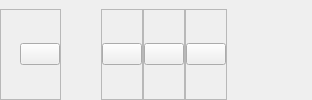
        <widget class="QWidget" name="UserControlPanelContainer" native="true">
         <layout class="QHBoxLayout" name="horizontalLayout_6">
          <property name="spacing">
           <number>0</number>
          </property>
          <property name="leftMargin">
           <number>0</number>
          </property>
          <property name="topMargin">
           <number>9</number>
          </property>
          <property name="rightMargin">
           <number>0</number>
          </property>
          <property name="bottomMargin">
           <number>0</number>
          </property>
          <item>
           <widget class="QFrame" name="MenuContainer">
            <property name="frameShape">
             <enum>QFrame::StyledPanel</enum>
            </property>
            <property name="frameShadow">
             <enum>QFrame::Raised</enum>
            </property>
            <layout class="QHBoxLayout" name="horizontalLayout_10">
             <property name="spacing">
              <number>0</number>
             </property>
             <property name="leftMargin">
              <number>0</number>
             </property>
             <property name="topMargin">
              <number>0</number>
             </property>
             <property name="rightMargin">
              <number>0</number>
             </property>
             <property name="bottomMargin">
              <number>0</number>
             </property>
             <item>
              <spacer name="horizontalSpacer_4">
               <property name="orientation">
                <enum>Qt::Horizontal</enum>
               </property>
               <property name="sizeType">
                <enum>QSizePolicy::Preferred</enum>
               </property>
               <property name="sizeHint" stdset="0">
                <size>
                 <width>19</width>
                 <height>20</height>
                </size>
               </property>
              </spacer>
             </item>
             <item>
              <widget class="QPushButton" name="MoreMenuButton">
               <property name="text">
                <string/>
               </property>
               <property name="icon">
                <iconset resource="resource.qrc">
                 <normaloff>:/BigFeather/bigfeather/align-justify.svg</normaloff>:/BigFeather/bigfeather/align-justify.svg</iconset>
               </property>
               <property name="iconSize">
                <size>
                 <width>24</width>
                 <height>24</height>
                </size>
               </property>
               <property name="flat">
                <bool>false</bool>
               </property>
              </widget>
             </item>
            </layout>
           </widget>
          </item>
          <item>
           <spacer name="horizontalSpacer_2">
            <property name="orientation">
             <enum>Qt::Horizontal</enum>
            </property>
            <property name="sizeHint" stdset="0">
             <size>
              <width>40</width>
              <height>20</height>
             </size>
            </property>
           </spacer>
          </item>
          <item>
           <widget class="QFrame" name="PreferencesContainer">
            <property name="frameShape">
             <enum>QFrame::StyledPanel</enum>
            </property>
            <property name="frameShadow">
             <enum>QFrame::Raised</enum>
            </property>
            <layout class="QHBoxLayout" name="horizontalLayout_9">
             <property name="spacing">
              <number>0</number>
             </property>
             <property name="leftMargin">
              <number>0</number>
             </property>
             <property name="topMargin">
              <number>0</number>
             </property>
             <property name="rightMargin">
              <number>0</number>
             </property>
             <property name="bottomMargin">
              <number>0</number>
             </property>
             <item>
              <widget class="QPushButton" name="Preferences">
               <property name="text">
                <string/>
               </property>
               <property name="icon">
                <iconset resource="resource.qrc">
                 <normaloff>:/BigFeather/bigfeather/sliders.svg</normaloff>:/BigFeather/bigfeather/sliders.svg</iconset>
               </property>
               <property name="iconSize">
                <size>
                 <width>24</width>
                 <height>24</height>
                </size>
               </property>
              </widget>
             </item>
            </layout>
           </widget>
          </item>
          <item>
           <widget class="QFrame" name="NotifcationContainer">
            <property name="frameShape">
             <enum>QFrame::StyledPanel</enum>
            </property>
            <property name="frameShadow">
             <enum>QFrame::Raised</enum>
            </property>
            <layout class="QHBoxLayout" name="horizontalLayout_8">
             <property name="spacing">
              <number>0</number>
             </property>
             <property name="leftMargin">
              <number>0</number>
             </property>
             <property name="topMargin">
              <number>0</number>
             </property>
             <property name="rightMargin">
              <number>0</number>
             </property>
             <property name="bottomMargin">
              <number>0</number>
             </property>
             <item>
              <widget class="QPushButton" name="Notifcation">
               <property name="text">
                <string/>
               </property>
               <property name="icon">
                <iconset resource="resource.qrc">
                 <normaloff>:/BigFeather/bigfeather/bell.svg</normaloff>:/BigFeather/bigfeather/bell.svg</iconset>
               </property>
               <property name="iconSize">
                <size>
                 <width>24</width>
                 <height>24</height>
                </size>
               </property>
              </widget>
             </item>
            </layout>
           </widget>
          </item>
          <item>
           <widget class="QFrame" name="UserContainer">
            <property name="frameShape">
             <enum>QFrame::StyledPanel</enum>
            </property>
            <property name="frameShadow">
             <enum>QFrame::Raised</enum>
            </property>
            <layout class="QHBoxLayout" name="horizontalLayout_7">
             <property name="spacing">
              <number>0</number>
             </property>
             <property name="leftMargin">
              <number>0</number>
             </property>
             <property name="topMargin">
              <number>0</number>
             </property>
             <property name="rightMargin">
              <number>0</number>
             </property>
             <property name="bottomMargin">
              <number>0</number>
             </property>
             <item>
              <widget class="QPushButton" name="User">
               <property name="text">
                <string/>
               </property>
               <property name="icon">
                <iconset resource="resource.qrc">
                 <normaloff>:/BigFeather/bigfeather/user.svg</normaloff>:/BigFeather/bigfeather/user.svg</iconset>
               </property>
               <property name="iconSize">
                <size>
                 <width>24</width>
                 <height>24</height>
                </size>
               </property>
              </widget>
             </item>
            </layout>
           </widget>
          </item>
          <item>
           <spacer name="horizontalSpacer_3">
            <property name="orientation">
             <enum>Qt::Horizontal</enum>
            </property>
            <property name="sizeType">
             <enum>QSizePolicy::Preferred</enum>
            </property>
            <property name="sizeHint" stdset="0">
             <size>
              <width>85</width>
              <height>20</height>
             </size>
            </property>
           </spacer>
          </item>
         </layout>
        </widget>
